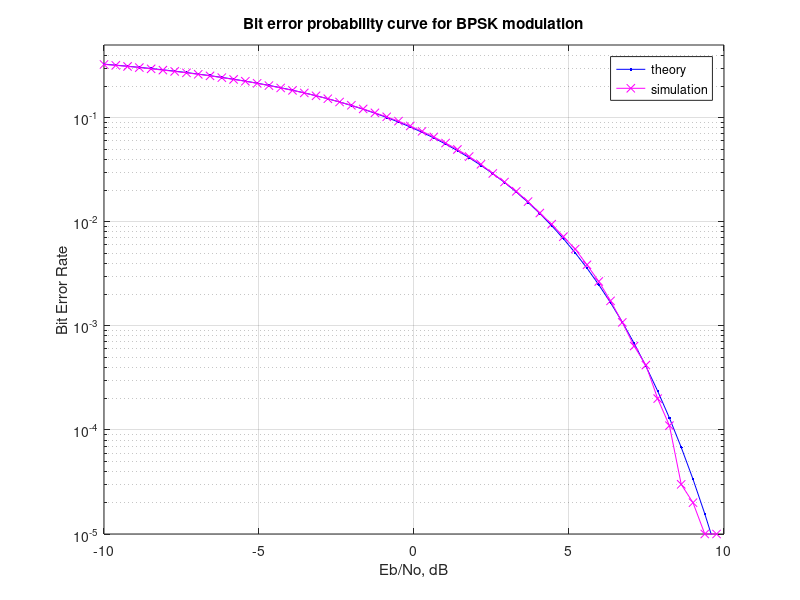

Recreate this plot in MATLAB.
clear
N = 1E5 % number of bits or symbols
rand('state',100); % initializing the rand() function
randn('state',200); % initializing the randn() function

% Transmitter
d = rand(1,N)>0.5; % generating 0,1 with equal probability
x_d = 2*d-1; % BPSK modulation 0 -> -1; 1 -> 0 
n = 1/sqrt(2)*[randn(1,N) + j*randn(1,N)]; % white gaussian noise, 0dB variance. This is a general term, even imaginary part is not used in BPSK.
Eb_N0_dB = [-10:0.38:10]; % multiple Eb/N0 values

for ii = 1:length(Eb_N0_dB)
   % Noise addition
   n_d = 10.^(-Eb_N0_dB(ii)/20)*n;
   y_d = x_d + n_d; % additive white gaussian noise

   % receiver - hard decision decoding
   d_est = real(y_d)>0;

   % counting the errors
   % if d_est isn't identical to the source bit stream, it's an error 
   nErr(ii) = size(find([d_est - d]),2);

end

simBer = nErr/N; % simulated ber
theoryBer = 0.5*erfc(sqrt(10.^(Eb_N0_dB/10))); % theoretical ber

% plot
close all
figure
semilogy(Eb_N0_dB,theoryBer,'b.-');
%plot(Eb_N0_dB,theoryBer,'b.-');
hold on
semilogy(Eb_N0_dB,simBer,'mx-');
%plot(Eb_N0_dB,simBer,'mx-');
axis([-10 10 10^-5 0.5])
grid on
legend('theory', 'simulation');
xlabel('Eb/No, dB');
ylabel('Bit Error Rate');
title('Bit error probability curve for BPSK modulation');

